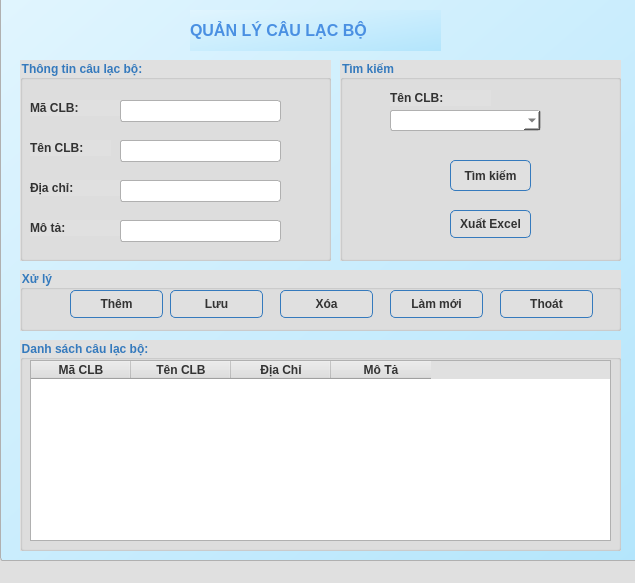
<?xml version="1.0" encoding="UTF-8"?>
<ui version="4.0">
 <class>MainWindow</class>
 <widget class="QMainWindow" name="MainWindow">
  <property name="geometry">
   <rect>
    <x>0</x>
    <y>0</y>
    <width>635</width>
    <height>583</height>
   </rect>
  </property>
  <property name="windowTitle">
   <string>MainWindow</string>
  </property>
  <property name="styleSheet">
   <string notr="true">
            QPushButton {
                background-color: #4A90E2;
                color: #FFFFFF;
                font-weight: bold;
                border: 1px solid #357ABD;
                border-radius: 5px;
            }
            QPushButton:hover {
                background-color: #357ABD;
                color: #FFFFFF;
                border: 2px solid #4A90E2;
            }
            QLabel#titleLabel {
                font-size: 20px;
                font-weight: bold;
                color: #357ABD;
            }
            QWidget {
                background-color: #E0E0E0;
                color: #333333;
                font-weight: bold;
            }
            QLineEdit {
                background-color: #FFFFFF;
                color: #333333;
                border: 1px solid #B0B0B0;
                border-radius: 3px;
                padding: 2px;
            }
            QComboBox {
                background-color: #FFFFFF;
                color: #333333;
                border: 1px solid #B0B0B0;
                border-radius: 3px;
                padding: 2px;
            }
            QGroupBox {
                font-weight: bold;
                color: #357ABD;
            }
            QTableWidget {
                background-color: #FFFFFF;
                color: #333333;
                border: 1px solid #B0B0B0;
            }
            QTableWidget::item:selected {
                background-color: #4A90E2;
                color: #FFFFFF;
            }
   </string>
  </property>
  <widget class="QWidget" name="centralwidget">
   <widget class="QLineEdit" name="lineEdit">
    <property name="geometry">
     <rect>
      <x>0</x>
      <y>-10</y>
      <width>661</width>
      <height>571</height>
     </rect>
    </property>
    <property name="styleSheet">
     <string notr="true">QWidget { background-color: qlineargradient(x1:0, y1:0, x2:1, y2:1, stop:0 #E1F5FE, stop:1 #B3E5FC); }</string>
    </property>
   </widget>
   <widget class="QGroupBox" name="groupBox_6">
    <property name="geometry">
     <rect>
      <x>20</x>
      <y>270</y>
      <width>601</width>
      <height>61</height>
     </rect>
    </property>
    <property name="font">
     <font>
      <weight>75</weight>
      <bold>true</bold>
     </font>
    </property>
    <property name="title">
     <string>Xử lý</string>
    </property>
    <widget class="QPushButton" name="btnthem">
     <property name="geometry">
      <rect>
       <x>50</x>
       <y>20</y>
       <width>93</width>
       <height>28</height>
      </rect>
     </property>
     <property name="text">
      <string>Thêm</string>
     </property>
    </widget>
    <widget class="QPushButton" name="btnlammoi">
     <property name="geometry">
      <rect>
       <x>370</x>
       <y>20</y>
       <width>93</width>
       <height>28</height>
      </rect>
     </property>
     <property name="text">
      <string>Làm mới</string>
     </property>
    </widget>
    <widget class="QPushButton" name="btnluu">
     <property name="geometry">
      <rect>
       <x>150</x>
       <y>20</y>
       <width>93</width>
       <height>28</height>
      </rect>
     </property>
     <property name="text">
      <string>Lưu</string>
     </property>
    </widget>
    <widget class="QPushButton" name="btnxoa">
     <property name="geometry">
      <rect>
       <x>260</x>
       <y>20</y>
       <width>93</width>
       <height>28</height>
      </rect>
     </property>
     <property name="text">
      <string>Xóa</string>
     </property>
    </widget>
    <widget class="QPushButton" name="btnthoat">
     <property name="geometry">
      <rect>
       <x>480</x>
       <y>20</y>
       <width>93</width>
       <height>28</height>
      </rect>
     </property>
     <property name="text">
      <string>Thoát</string>
     </property>
    </widget>
   </widget>
   <widget class="QGroupBox" name="groupBox">
    <property name="geometry">
     <rect>
      <x>20</x>
      <y>60</y>
      <width>311</width>
      <height>201</height>
     </rect>
    </property>
    <property name="font">
     <font>
      <weight>75</weight>
      <bold>true</bold>
     </font>
    </property>
    <property name="title">
     <string>Thông tin câu lạc bộ:</string>
    </property>
    <widget class="QLabel" name="label_5">
     <property name="geometry">
      <rect>
       <x>10</x>
       <y>40</y>
       <width>91</width>
       <height>16</height>
      </rect>
     </property>
     <property name="text">
      <string>Mã CLB:</string>
     </property>
    </widget>
    <widget class="QLabel" name="label_11">
     <property name="geometry">
      <rect>
       <x>10</x>
       <y>80</y>
       <width>81</width>
       <height>16</height>
      </rect>
     </property>
     <property name="text">
      <string>Tên CLB:</string>
     </property>
    </widget>
    <widget class="QLabel" name="label_15">
     <property name="geometry">
      <rect>
       <x>10</x>
       <y>120</y>
       <width>91</width>
       <height>16</height>
      </rect>
     </property>
     <property name="text">
      <string>Địa chỉ:</string>
     </property>
    </widget>
    <widget class="QLineEdit" name="txtmaclb">
     <property name="geometry">
      <rect>
       <x>100</x>
       <y>40</y>
       <width>161</width>
       <height>22</height>
      </rect>
     </property>
    </widget>
    <widget class="QLabel" name="label_16">
     <property name="geometry">
      <rect>
       <x>10</x>
       <y>160</y>
       <width>91</width>
       <height>16</height>
      </rect>
     </property>
     <property name="text">
      <string>Mô tả:</string>
     </property>
    </widget>
    <widget class="QLineEdit" name="txtmota">
     <property name="geometry">
      <rect>
       <x>100</x>
       <y>160</y>
       <width>161</width>
       <height>22</height>
      </rect>
     </property>
    </widget>
    <widget class="QLineEdit" name="txtdiachi">
     <property name="geometry">
      <rect>
       <x>100</x>
       <y>120</y>
       <width>161</width>
       <height>22</height>
      </rect>
     </property>
    </widget>
    <widget class="QLineEdit" name="txttenclb">
     <property name="geometry">
      <rect>
       <x>100</x>
       <y>80</y>
       <width>161</width>
       <height>22</height>
      </rect>
     </property>
    </widget>
   </widget>
   <widget class="QGroupBox" name="groupBox_2">
    <property name="geometry">
     <rect>
      <x>20</x>
      <y>340</y>
      <width>601</width>
      <height>211</height>
     </rect>
    </property>
    <property name="font">
     <font>
      <weight>75</weight>
      <bold>true</bold>
     </font>
    </property>
    <property name="title">
     <string>Danh sách câu lạc bộ:</string>
    </property>
    <widget class="QTableWidget" name="tblds">
     <property name="geometry">
      <rect>
       <x>10</x>
       <y>20</y>
       <width>581</width>
       <height>181</height>
      </rect>
     </property>
     <column>
      <property name="text">
       <string>Mã CLB</string>
      </property>
     </column>
     <column>
      <property name="text">
       <string>Tên CLB</string>
      </property>
     </column>
     <column>
      <property name="text">
       <string>Địa Chỉ</string>
      </property>
     </column>
     <column>
      <property name="text">
       <string>Mô Tả</string>
      </property>
     </column>
    </widget>
   </widget>
   <widget class="QGroupBox" name="groupBox_3">
    <property name="geometry">
     <rect>
      <x>340</x>
      <y>60</y>
      <width>281</width>
      <height>201</height>
     </rect>
    </property>
    <property name="font">
     <font>
      <weight>75</weight>
      <bold>true</bold>
     </font>
    </property>
    <property name="title">
     <string>Tìm kiếm</string>
    </property>
    <widget class="QLabel" name="label_20">
     <property name="geometry">
      <rect>
       <x>50</x>
       <y>30</y>
       <width>101</width>
       <height>16</height>
      </rect>
     </property>
     <property name="text">
      <string>Tên CLB:</string>
     </property>
    </widget>
    <widget class="QComboBox" name="txtmaclb_2">
     <property name="geometry">
      <rect>
       <x>50</x>
       <y>50</y>
       <width>151</width>
       <height>21</height>
      </rect>
     </property>
    </widget>
    <widget class="QPushButton" name="btnxuat">
     <property name="geometry">
      <rect>
       <x>110</x>
       <y>150</y>
       <width>81</width>
       <height>28</height>
      </rect>
     </property>
     <property name="text">
      <string>Xuất Excel</string>
     </property>
    </widget>
    <widget class="QPushButton" name="btntimkiem">
     <property name="geometry">
      <rect>
       <x>110</x>
       <y>100</y>
       <width>81</width>
       <height>31</height>
      </rect>
     </property>
     <property name="font">
      <font>
       <weight>75</weight>
       <bold>true</bold>
      </font>
     </property>
     <property name="text">
      <string>Tìm kiếm</string>
     </property>
    </widget>
   </widget>
   <widget class="QLabel" name="label">
    <property name="geometry">
     <rect>
      <x>190</x>
      <y>10</y>
      <width>251</width>
      <height>41</height>
     </rect>
    </property>
    <property name="font">
     <font>
      <pointsize>12</pointsize>
      <weight>75</weight>
      <bold>true</bold>
     </font>
    </property>
    <property name="styleSheet">
     <string notr="true">color: #4A90E2; background-color: qlineargradient(x1:0, y1:0, x2:1, y2:1, stop:0 #E1F5FE, stop:1 #B3E5FC);</string>
    </property>
    <property name="text">
     <string>QUẢN LÝ CÂU LẠC BỘ</string>
    </property>
   </widget>
  </widget>
  <widget class="QStatusBar" name="statusbar"/>
 </widget>
 <resources/>
 <connections/>
</ui>
